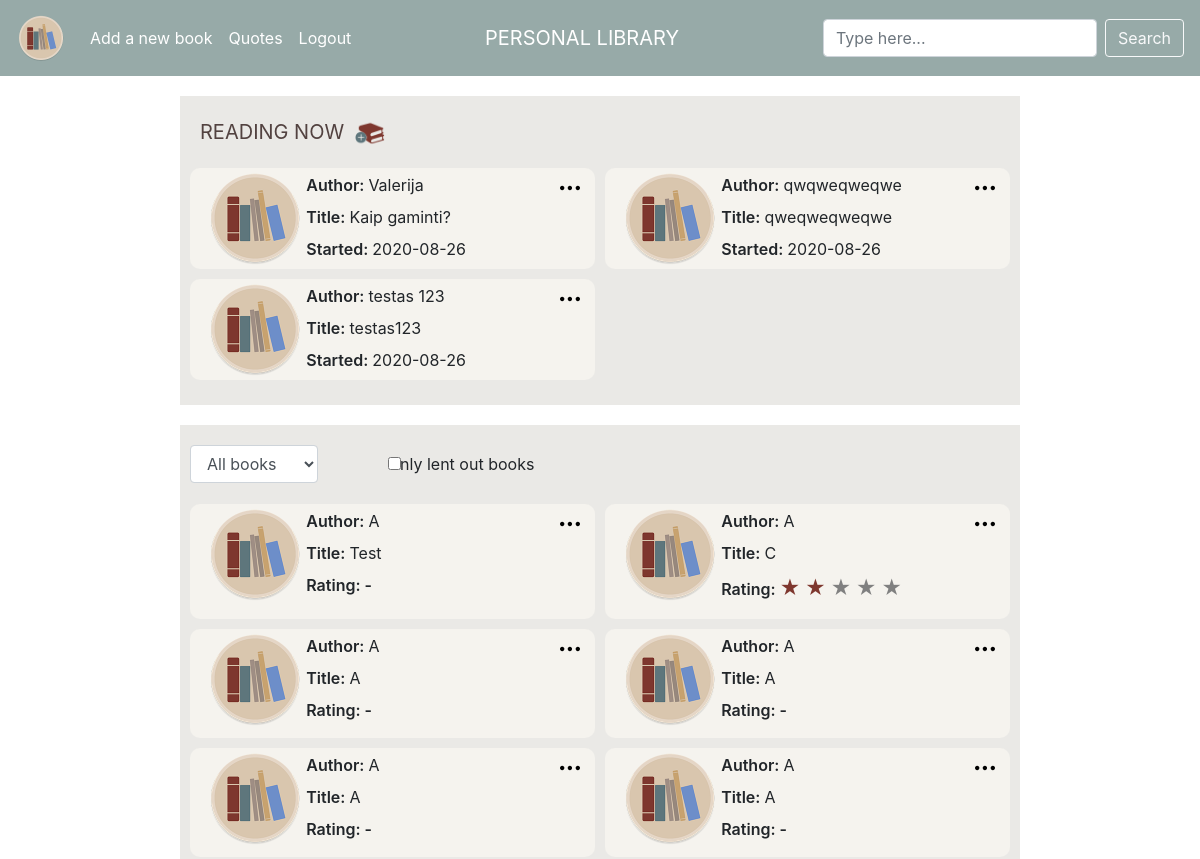
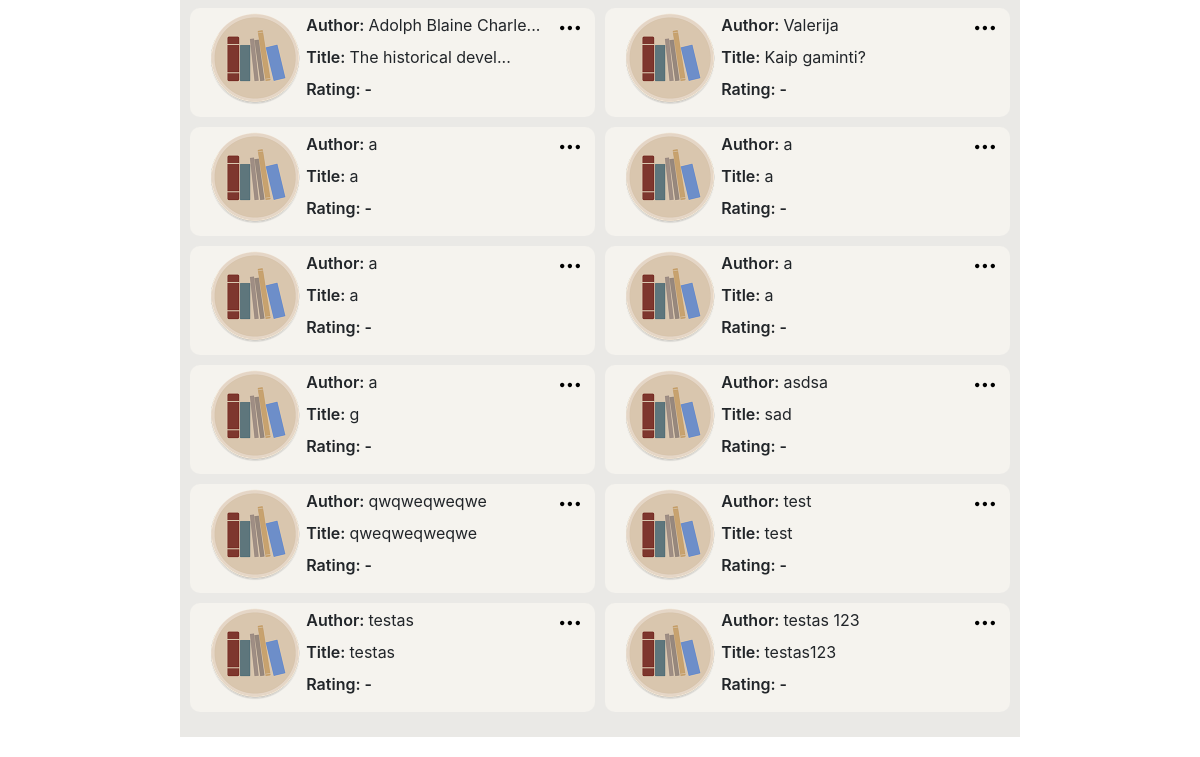
Page / (signed in) on the earlier database version (2 pictures, top to bottom).
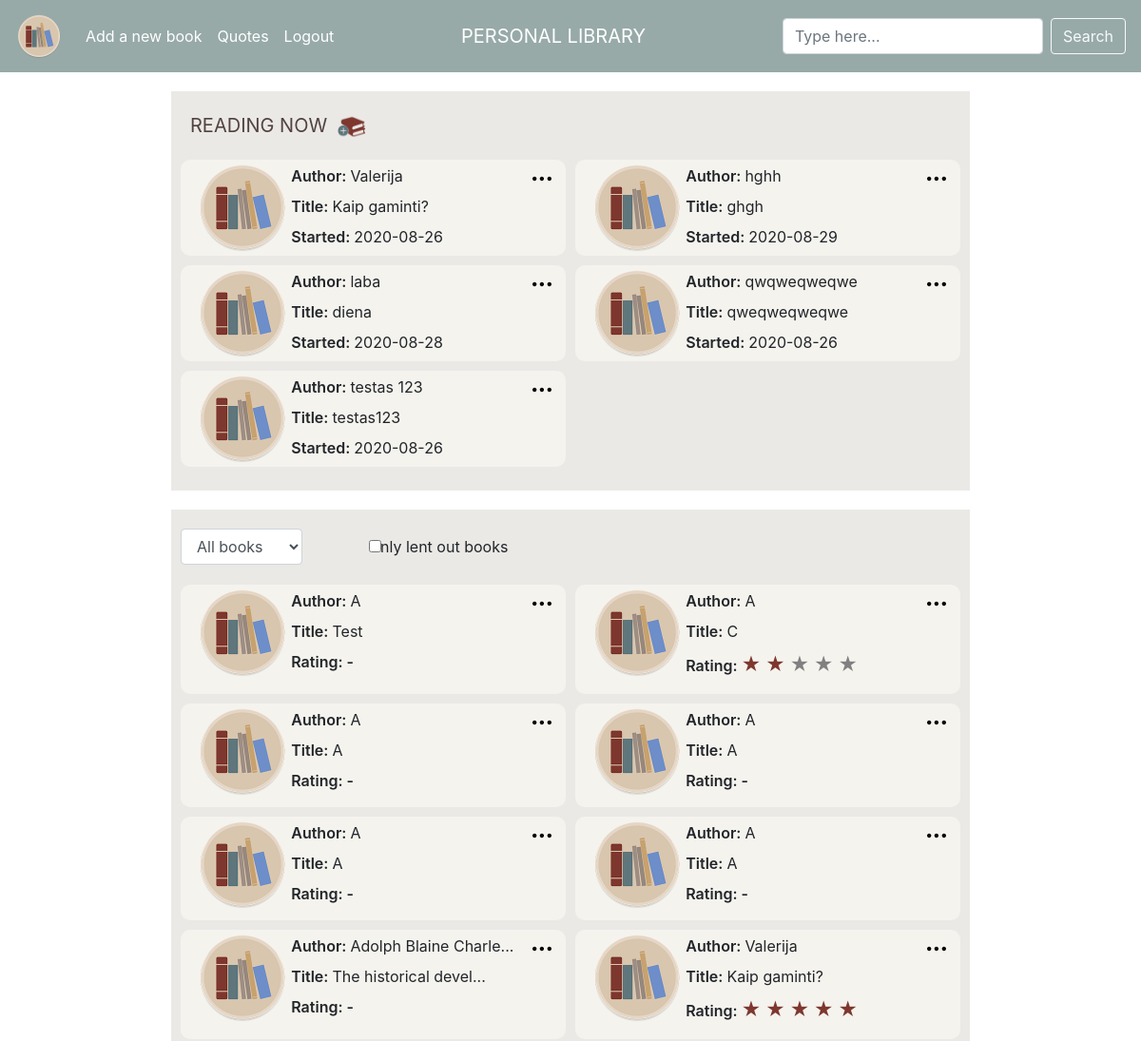
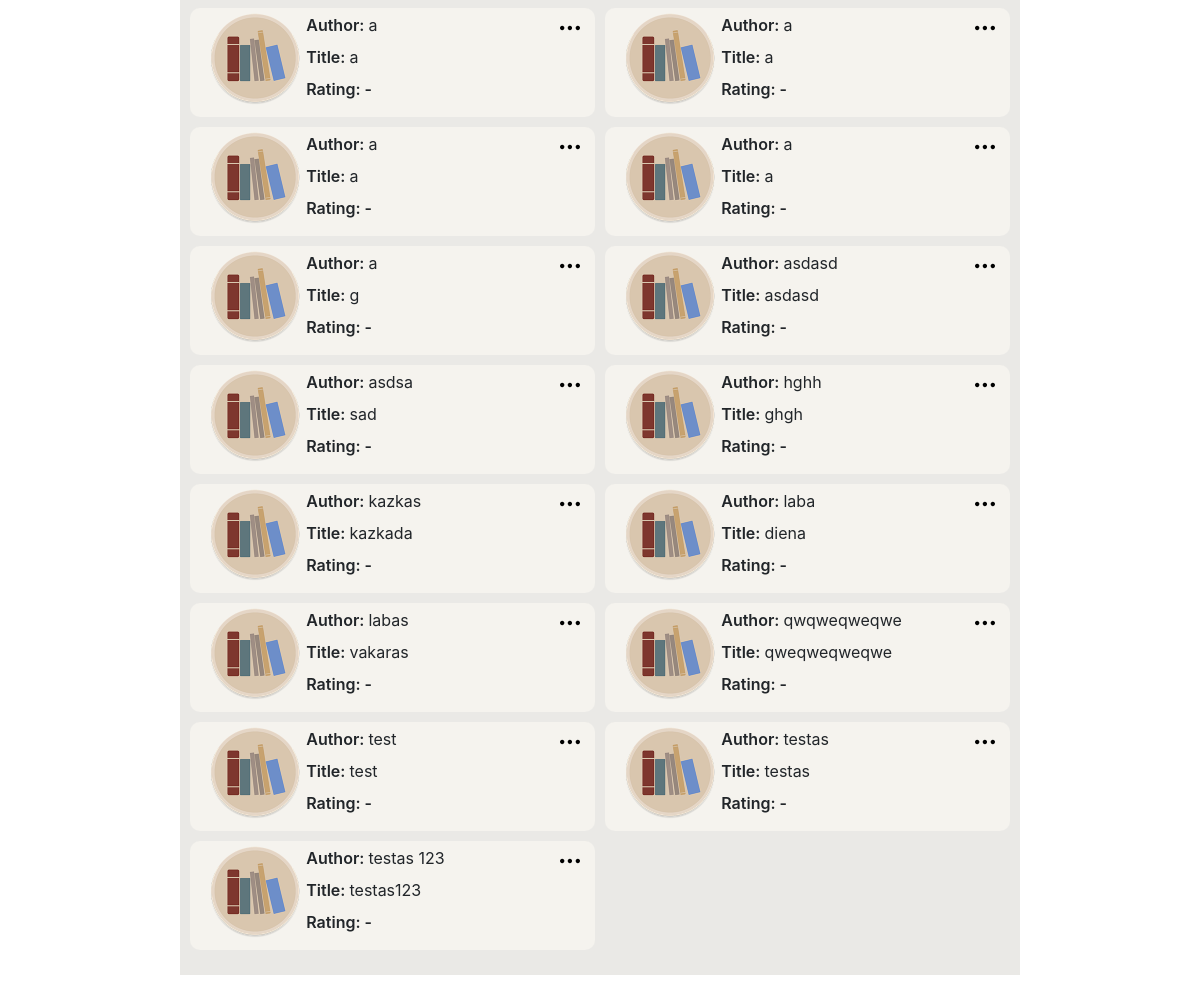
Same page on the later database version (2 pictures, top to bottom).
### tables this page shows
CREATE TABLE "books" (user_id INTEGER NOT NULL, title TEXT NOT NULL, author TEXT NOT NULL, pages INTEGER NOT NULL, isbn TEXT NULL, genre TEXT NULL, rating INTEGER NULL, started DATE NULL, finished DATE NULL, owner TEXT NULL, notes TEXT NULL, lent BOOLEAN NULL, book_id INTEGER PRIMARY KEY AUTOINCREMENT NOT NULL);

### application.py (the view, shortened to what this page needs)
@app.route("/", methods=["GET", "POST"])
@login_required
def index():
    if request.method == "GET":
        books = db.execute("""SELECT * FROM books WHERE user_id = :id
                            AND started IS NOT NULL AND finished IS NULL ORDER BY author""",
                           id=session["user_id"])
        lists = db.execute("""SELECT * FROM books WHERE user_id = :id ORDER BY author""",
                           id=session["user_id"])
        return render_template("index.html", books=books, lists=lists)

### application.py (called while the page is built)
@app.after_request
def after_request(response):
    response.headers["Cache-Control"] = "no-cache, no-store, must-revalidate"
    response.headers["Expires"] = 0
    response.headers["Pragma"] = "no-cache"
    return response

### helpers.py (called while the page is built)
def login_required(f):
    @wraps(f)
    def decorated_function(*args, **kwargs):
        if session.get("user_id") is None:
            return redirect("/login")
        return f(*args, **kwargs)
    return decorated_function

### templates/index.html (shortened to what this page needs)
{% extends "layout.html" %}
{% block main %}
    <div class="container">
        <div class="upper_row" id="indexrow">
            <p class="sub_title inner">READING NOW</p>
            <button id="add_book" title="Add a new book" class="inner" onclick="location.href = '/new-book';">
                <img class="img_btn" src="../static/add_book.gif" alt="add a new book">
            </button>
        </div>
        <div class="row">
            {% if not books %}
                <div class="alert" id="no_books">
                    <span class="closebtn" onclick="this.parentElement.style.display='none';">&times;</span>
                    You are not reading anything at the moment.
                </div>
            {% else %}
                {% for book in books %}
                    <div class="col-12 book" onclick="redirectToBook('{{ book.book_id }}')">
                        <div class="row">
                            <div class="col-sm-3">
                                <img class="book_cover" src="../static/logo.png" alt="book cover">
                            </div>
                            <div class="col-sm-8">
                                {% if book.author|length <= 20 %}
                                    <p class="author" data-toggle="tooptip"><span class="names">Author: </span>{{ book.author }}</p>
                                {% else %}
                                    <p class="author" data-toggle="tooptip" title="{{ book.author }}"><span class="names">Author: </span>{{ book.author[:20] }}...</p>
                                {% endif %}
                                {% if book.title|length <= 20 %}
                                    <p class="title" data-toggle="tooptip"><span class="names">Title: </span>{{ book.title }}</p>
                                {% else %}
                                    <p class="title" data-toggle="tooptip" title="{{ book.title }}"><span class="names">Title: </span>{{ book.title[:20] }}...</p>
                                {% endif %}
                                <p class="started"><span class="names">Started: </span>{{ book.started }}</p>
                            </div>
                            <div class="col-sm-1">
                                <div class="options">
                                    <img class="options_image"
                                         onclick="showOptionsFor('opt{{ book.book_id }}')"
                                         src="../static/options.svg"
                                         alt="options"/>
                                </div>
                            </div>
                        </div>
                    </div>
                {% endfor %}
            {% endif %}
        </div>
    </div>
    <div class="container">
        <div class="upper_row">
            <div class="form-group col-md-2">
                <form action="/" id="listform" method="post">
                    <select name="listname" id="inputList" class="form-control index_form" onchange="$('#listform').submit()">
                        <option class="list_option" selected value="all">All books</option>
                    </select>
                </form>
            </div>
            <div class="form-check index_form">
                <form action="/" id="checkform" method="post">
                    <input name="check_value" class="form-check-input" type="checkbox" value="" id="defaultCheck1"
                           onchange="$('.checkform').submit()" onclick="checkValue()">
                    <label class="form-check-label" for="defaultCheck1">
                        Only lent out books
                    </label>
                </form>
            </div>
        </div>
        <div class="row">
            {% if not lists %}
                <div class="alert" id="no_books">
                    <span class="closebtn" onclick="this.parentElement.style.display='none';">&times;</span>
                    You do not have any books in this list yet.
                </div>
            {% else %}
                {% for list in lists %}
                    <div class="col-12 book" onclick="redirectToBook('{{ list.book_id }}')">
                        <div class="row">
                            <div class="col-sm-3">
                                <img class="book_cover" src="../static/logo.png" alt="book cover">
                            </div>
                            <div class="col-sm">
                                {% if list.author|length <= 20 %}
                                    <p class="author" data-toggle="tooptip" title="{{ list.author }}"><span class="names">Author: </span>{{ list.author }}</p>
                                {% else %}
                                    <p class="author" data-toggle="tooptip" title="{{ list.author }}"><span class="names">Author: </span>{{ list.author[:20] }}...</p>
                                {% endif %}
                                {% if list.title|length <= 20 %}
                                    <p class="title" data-toggle="tooptip" title="{{ list.title }}"><span class="names">Title: </span>{{ list.title }}</p>
                                {% else %}
                                    <p class="title" data-toggle="tooptip" title="{{ list.title }}"><span class="names">Title: </span>{{ list.title[:20] }}...</p>
                                {% endif %}
                                {% if not list.rating %}
                                    <p class="rating_index"><span class="names">Rating: - </span></p>
                                {% else %}
                                    <p class="rating_index">
                                        <span class="names">Rating: </span>
                                        {% for i in range(list.rating) %}
                                            <span class="stars_red">★</span>
                                        {% endfor %}
                                        {% for i in range(5 - (list.rating)) %}
                                            <span class="stars_white">★</span>
                                        {% endfor %}
                                    </p>
                                {% endif %}
                            </div>
                            <div class="col-sm-1">
                                <div class="options">
                                    <img class="options_image"
                                         onclick="showOptionsFor('lst{{ list.book_id }}')"
                                         src="../static/options.svg"
                                         alt="options"/>
                                </div>
                            </div>
                        </div>
                    </div>
                {% endfor %}
            {% endif %}
        </div>
    </div>
{% endblock %}

### templates/layout.html (shortened to what this page needs)
<!DOCTYPE html>
<html lang="en">
<head>
    <link href="https://maxcdn.bootstrapcdn.com/bootstrap/4.0.0-beta.2/css/bootstrap.min.css" rel="stylesheet">
    <link href="../static/style.css" rel="stylesheet">
</head>
<body>
    <header>
        {% if session.user_id %}
        <nav class="navbar navbar-expand-lg navbar-dark">
            <a class="navbar-brand abs" href="/">PERSONAL LIBRARY</a>
            <div class="collapse navbar-collapse" id="navbarTogglerDemo03">
                <a class="navbar-brand" href="/"><img src="../static/logo.png" width="50" height="50" alt="logo"></a>
                <ul class="navbar-nav mr-auto mt-2 mt-lg-0">
                    <li class="nav-item">
                        <a class="nav-link" href="/new-book">Add a new book</a>
                    </li>
                    <li class="nav-item">
                        <a class="nav-link" href="/quotes">Quotes</a>
                    </li>
                    <li>
                        <a class="nav-link" href="/logout">Logout</a>
                    </li>
                </ul>
                <form class="form-inline my-2 my-lg-0">
                    <input class="form-control mr-sm-2" type="search" placeholder="Type here..." aria-label="Search">
                    <button class="btn btn-outline-light my-2 my-sm-0" type="submit">Search</button>
                </form>
                    {% endif %}
            </div>
        </nav>
    </header>
    {% block main %}{% endblock %}
</body>
</html>

### static/style.css (style rules this page uses)
.container { background-color: #eae9e6; margin: 20px auto; padding: 20px; max-width: 70%; }
.inner { display: inline-block; font-weight: 400; font-size: 20px; color: #524240; }
.form-group { display: inline-block; }
.form-check { display: inline-block; margin-left: 50px; }
.form-check-label { margin-left: -20px; }
header { background-color: #97aaa8; }
.navbar, .navbar-collapse, .form-inline, .nav-link { color: white !important; }
.navbar-brand.abs { position: absolute; width: 20%; left: 38.5%; text-align: center !important; color: white !important; }
#add_book { border: none; background-color: #eae9e6; }
.img_btn { width: 30px; }
.book_cover { max-width: 100px; height: 100px; }
.form-control { display: inline-block; max-width: 100%; }
.book { background-color: #f5f3ee; margin: 5px; position: relative; max-width: calc((100% - 30px) / 3); border-radius: 10px; }
.book .options { background-color: transparent; width: auto; border: transparent; height: 20px; position: absolute; top: 5px; right: 5px; z-index: 2; }
@media (min-width: 1131px) and (max-width: 1750px) { .book { background-color: #f5f3ee; margin: 5px; position: relative; max-width: calc((100% - 20px) / 2); border-radius: 10px; } }
@media (min-width: 1131px) and (max-width: 1750px) { .book .options { background-color: transparent; width: auto; border: transparent; height: 20px; position: absolute; top: 5px; right: 5px; z-index: 2; } }
.names { font-weight: 600; }
#listform { margin-left: -25px; }
.author, .title, .started { margin-bottom: 8px; margin-top: 5px; }
.options_image { background-color: transparent; padding: 0 5px; width: auto; border: transparent; height: 20px; position: absolute; top: 5px; right: 5px; z-index: 1; }
.stars_red { color: #7e372e; font-size: 20px; }
.stars_white { color: grey; font-size: 20px; }

Differences in the rows shown:
changed books "Valerija": rating "Rating: -" → "Rating:"
added books: author "hghh", title "ghgh", started "2020-08-29", rating "Rating: -"
added books: author "laba", title "diena", started "2020-08-28", rating "Rating: -"
added books: author "asdasd", title "asdasd", rating "Rating: -"
added books: author "kazkas", title "kazkada", rating "Rating: -"
added books: author "labas", title "vakaras", rating "Rating: -"
